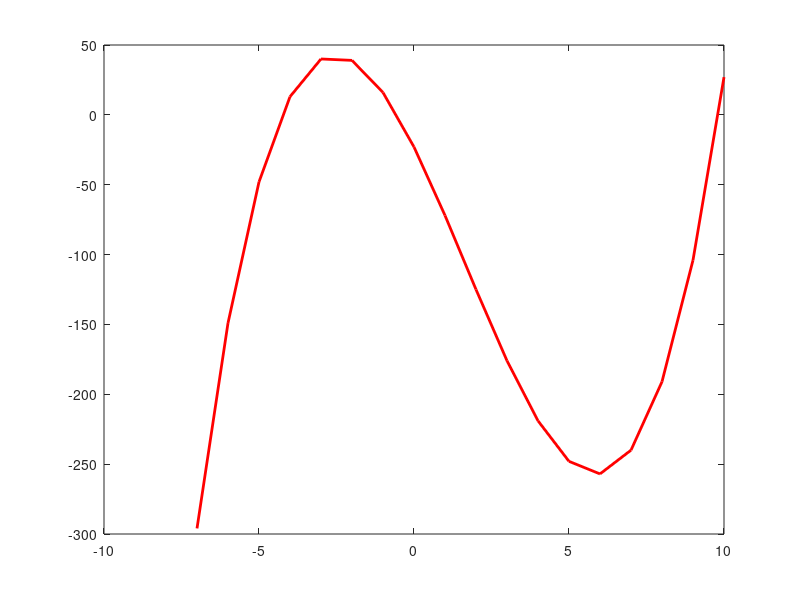

Reproduce this figure in MATLAB.
x = -7:1:10 ; 
y1 = x.*x.*x - 5.*x.*x -45.*x - 23 ;
f = [1 -5 -45 -23];
figure(1)
plot(x,y1,"r-", "LineWidth",2);

for i = 1:18
    if (polyval(f,x(i))  <0.25)
        disp("x = ");
        disp(x(i));
    end
end






